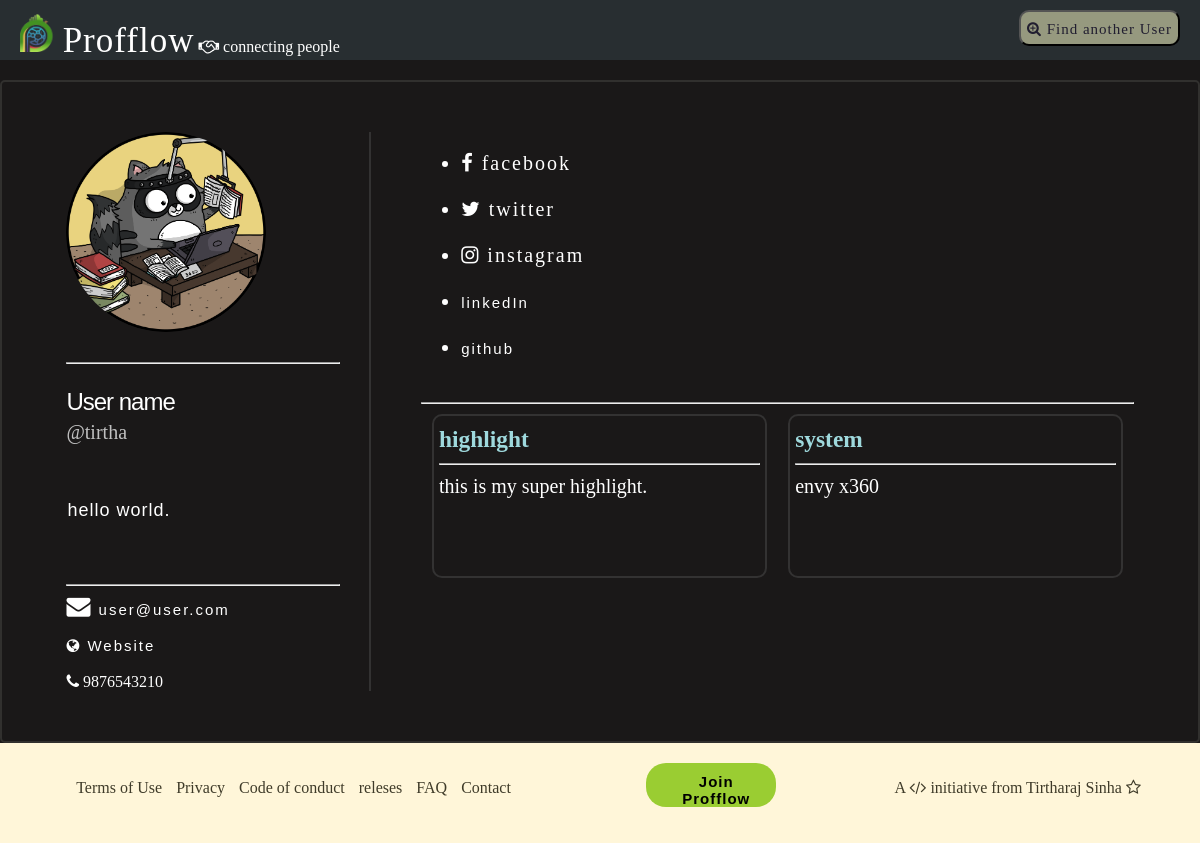
Page /tirtha on the committed database.
### home/models.py (models this page shows, shortened)
class userdetail(models.Model):
    username=models.CharField(max_length=112)
    firstname=models.CharField(max_length=112)
    lastname=models.CharField(max_length=112)
    email=models.CharField(max_length=112)
    phone=models.CharField(max_length=12,default="")
    bio=models.TextField()
    pic=models.ImageField(default="",upload_to="profiles")
    website=models.CharField(max_length=112,default="")
    instagram=models.CharField(max_length=112,default="https://instagram.com")
    facebook=models.CharField(max_length=112,default="https://facebook.com")
    twitter=models.CharField(max_length=112,default="https://twitter.com")
    other=models.TextField(default="")
    highlight=models.TextField(default="")
    objects = models.Manager()

### home/views.py (the view)
# urls.py: path("<username>",views.portfolio,name="portfolio"),
def portfolio(request, username):
    data = userdetail.objects.all()
    userlist = data.values_list("username")
    userid = -1
    for i in range(len(userlist)):
        if userlist[i][0] == username:
            userid = i
            break
    if userid == -1:
        mymsg='No user named {}.Want to search for user? chech out link below'.format(username)
        messages.add_message(request,messages.INFO,mymsg)
        return render(request,"index.html")
    else:
        userdata = data[userid]
        otherlinks=userdata.other
        otherlinks=otherlinks.replace("\n","")
        alllinks=otherlinks.split("+")
        links=[]
        for li in alllinks:
            link=li.split(":",1)
            links.append([link[0],link[-1]])
        highlights=userdata.highlight
        highlights=highlights.replace("\n","")
        allhigh=highlights.split("+")
        highlight=[]
        for hi in allhigh:
            high=hi.split(":")
            highlight.append([high[0],high[-1]])
        analyticsload(username)
        return render(request,"portfolio.html",{"data":userdata,"otherlinks":links,"highlights":highlight})

### home/views.py (called while the page is built, shortened)
def analyticsload(user):
    data = analytic.objects.all()
    userlist = data.values_list("username")
    if (user,) in userlist:
        userdata=analytic.objects.get(username=user)
        userdata.total+=1
        if userdata.year!=datetime.now().year:
            userdata.year=datetime.now().year
        if datetime.now().day<=7:
            userdata.w1+=1
        elif datetime.now().day<=14:
            userdata.w2+=1
        elif datetime.now().day<=21:
            userdata.w3+=1
        else:
            userdata.w4+=1
        userdata.save()

### template/portfolio.html (shortened to what this page needs)
<!DOCTYPE html>
<html lang="en">
<head>
    <link rel="stylesheet" href="https://cdnjs.cloudflare.com/ajax/libs/font-awesome/4.7.0/css/font-awesome.min.css">
</head>
<body>
    <div class="topnev">
        <p></p>
        <p><img src="static/profflow logo.png" alt="" height="42px">Profflow</p> <i class="fa fa-handshake-o"></i>
        connecting people
        <a href="/user/search" style="text-decoration: none;" title="search"><button class="search fa fa-search-plus">
                <span>Find another
                    User</span></button></a>
    </div>
    <div class="container">
        <div class="left">
            <img class="avatar" src="{{data.pic.url}}" alt="Avatar"><br><br>
            <hr>
            <p class="name">{{data.firstname}} {{data.lastname}}</p>
            <p class="username">@{{data.username}}</p><br>
            <p class="bio">{{data.bio}}</p><br><br>
            <hr>
            <a href="mailto:email" class=""><i class="fa fa-envelope" style="font-size:24px"></i>
                {{data.email}}</a><br><br>
            <a href="{{data.website}}"><i class="fa fa-globe"> </i> Website </a><br><br>
            <i class="fa fa-phone"> </i> {{data.phone}}
        </div>
        <div class="right">
            <ul>
                <li><a href="{{data.facebook}}" class="fa fa-facebook"> facebook</a></li><br>
                <li><a href="{{data.twitter}}" class="fa fa-twitter"> twitter</a></li><br>
                <li><a href="{{data.instagram}}" class="fa fa-instagram"> instagram</a></li><br>
                {% for link in otherlinks %}
                <li><a href="{{link.1}}">{{link.0}}</a></li><br>
                {% endfor %}
            </ul>
            <hr>
            <div class="highlighter">
                {% for high in highlights %}
                <div class="highlight">
                    <h3>{{high.0}}</h3>
                    <hr>
                    {{high.1}}
                </div>
                {% endfor %}
            </div>
        </div>
    </div>
    <footer>
        <div>
            <p>Terms of Use</p>
            <p>Privacy</p>
            <p>Code of conduct</p>
            <p>releses</p>
            <p>FAQ</p>
            <p>Contact</p>
        </div>
        <a href="/" style="text-decoration: none;">
            <div class="join">
                <p>Join Profflow</p>
            </div>
        </a>
        <p>A <i class="fa fa-code"></i> initiative from Tirtharaj Sinha <i class="fa fa-star-o"></i> </p>
    </footer>
</body>
</html>

### template/portfolio.html (style rules this page uses)
body { padding: 0; margin: 0; background-color: #1a1818; color: white; }
.topnev { background-color: #282e31; width: 100%; height: 40px; margin: 0px; padding-top: 10px; padding-bottom: 10px; padding-left: 0px; padding-right: 0px; }
.topnev p { color: white; font-size: 35px; font-weight: 300px; letter-spacing: 1px; margin: 0px; padding: 0px; padding-left: 10px; display: inline; }
.container { margin-top: 20px; ; padding: 50px; border: 2px solid rgb(49, 48, 46); border-radius: 5px; display: flex; justify-content: space-around; flex-wrap: wrap; }
.left { width: 25%; }
.right { width: 65%; border-left: 2px solid rgb(51, 50, 50); padding-left: 50px; }
a { text-decoration: none; color: white; font-size: 15px; letter-spacing: 2px; font-family: Verdana, Geneva, Tahoma, sans-serif; }
.right, .a { font-size: 20px; }
.avatar { height: 200px; width: auto; border-radius: 50%; }
.name { font-size: 150%; font-weight: 400; font-family: Verdana, Geneva, Tahoma, sans-serif; letter-spacing: -1px; padding-bottom: 0px; margin-bottom: 5px; }
.username { font-size: 20px; font-weight: 10; font-family: cursive; color: silver; margin-top: 5px; }
.bio { font-size: 18px; letter-spacing: 1px; font-weight: 100; font-family: 'Gill Sans', 'Gill Sans MT', Calibri, 'Trebuchet MS', sans-serif; margin-inline-start: 1px; line-height: 1.2; }
.highlighter { display: flex; justify-content: space-around; flex-wrap: wrap; }
.highlight { width: 45%; min-width: 300px; border: 2px solid rgb(51, 50, 50); border-radius: 10px; min-height: 150px; margin-bottom: 20px; overflow: hidden; padding: 5px; }
.highlight h3 { margin-top: 5px; margin-bottom: 5px; color: #9fd9dd; }
footer { display: flex; justify-content: space-around; background-color: rgb(255, 246, 217); color: rgb(63, 59, 41); padding-top: 20px; padding-bottom: 30px; }
footer div { display: flex; margin-left: 10px; }
.join { width: 120px; background-color: yellowgreen; color: black; border-radius: 20px; padding-top: 10px; text-align: center; padding-left: 10px; font-weight: 600; letter-spacing: 1px; }
.join p { margin: 0; }
footer div p { padding-left: 7px; padding-right: 7px; }
.search { float: right; margin-right: 20px; background-color: rgb(150, 153, 127); color: rgb(33, 30, 48); font-weight: 500; font-size: 25px; letter-spacing: 1px; font-family: 'Courier New', Courier, monospace; height: 90%; border-radius: 10px; outline: -webkit-focus-ring-color auto 0px; transition: box-shadow 1s; }

### rows in the picture
userdetail: pic (picture), firstname "User", lastname "name", username "tirtha", bio "hello world.", email "user@user.com", phone "9876543210"

### other values in the picture
{{ link.0 }} "linkedIn" "github"
{{ high.0 }} "highlight" "system"
{{ high.1 }} "this is my super highlight." "envy x360"
